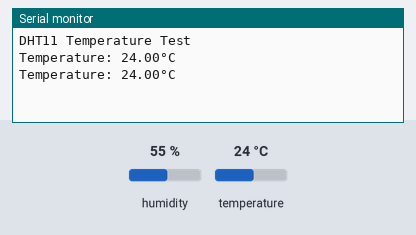
A sketch run on a simulated ESP32. Parts: the last lines printed to the serial monitor. Inputs (shaded band) come from the test bench; at power-on: temperature 24 °C, humidity 55 %.

Above: at 4.8 s.
4.9 s: temperature set to 12 °C
At 6.6 s:
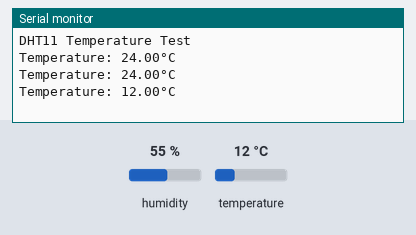
7.9 s: temperature set to 19 °C
At 9.0 s:
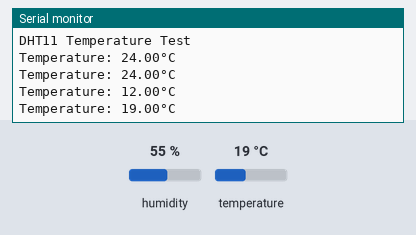
Timing chart, 0 to 10.9 s (numbered marks = the images above; inputs shaded):
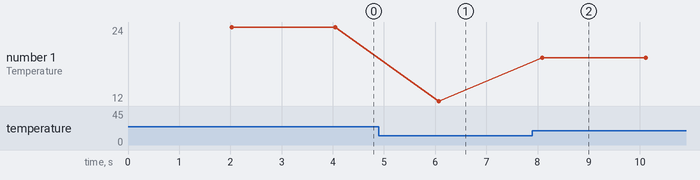

Measured:
- after the input at 4.9 s, the serial monitor: prints a new line after 1.2 s (image 1)
- after the input at 7.9 s, the serial monitor: prints a new line after 0.19 s (image 2)
- plotted number 1: 24 → 12 after the input at 4.9 s, 12 → 19 after the input at 7.9 s

The sketch:

DHT11_sensor.ino
```cpp
#include "DHT.h"

#define DHTPIN 4      // CHANGE ACCORDING TO PIN CONNECTED TO ESP32
#define DHTTYPE DHT11

DHT dht(DHTPIN, DHTTYPE);

void setup() {
  Serial.begin(115200);
  Serial.println(F("DHT11 Temperature Test"));

  dht.begin();
}

void loop() {
  // Wait a few seconds between measurements (DHT11 is slow)
  delay(2000);

  float t = dht.readTemperature();

  if (isnan(t)) {
    Serial.println(F("Failed to read from DHT sensor!"));
    return;
  }

  Serial.print(F("Temperature: "));
  Serial.print(t);
  Serial.println(F("°C"));
}
```
